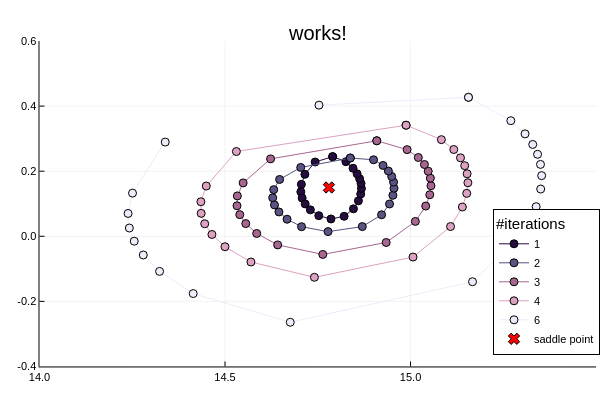

Notebook code cell kept with this figure:
### Markdown cell above
However, if we choose the `eigvecfactorinit` a little larger, e.g. setting it to `0.02` (default is `0.01`), then it works:

### Code cell
let
    beam = BeamBEOTC(Intensity1=Intensity1, Intensity2=0.01*Intensity1,
        lambda = λ, r=1, s=2, epsilon = ε, phi = 2.0)
    q = 23.
    
    ti_domain = ComplexDomain(-1.,0,0.05,0.35)*TCycle(beam);
    tr_domain = ComplexDomain(-0.6,0.25,-0.35,0.35)*TCycle(beam);
    
    saddles = find_saddles_sobol(q, b=beam, Ip = Ip, ti_cd = ti_domain, tr_cd = tr_domain, N = 150)
    i = 1
    testsaddle = saddles[i]
    @show testsaddle
    
    plt = plot(title = "works!")
    for (nidx,n) in enumerate([1,2,3,4,6])
        necklace = get_necklace(beam, Ip, q, testsaddle.ti, testsaddle.tr,
            Ncounter = n, eigvecfactorinit = 0.02)
        plot!([imag.((necklace[i].s.x, necklace[i].s.y)) for i in 1:length(necklace)], legend = false
            , color = palette(:acton,5)[nidx], marker = true
            , label = "$n"
        )
    end
    scatter!([imag.((testsaddle.ti,testsaddle.tr))], marker = (:red, :x, 5), label = "saddle point")

    plot!(legendtitle = "#iterations", legend = true, legendposition = :bottomright
        , xlims = (14,15.5), ylims = (-0.4,0.6)
    )
    
end

### Figure 1 — Plotly figure (JSON) as saved in the notebook; plotly's stock layout.template omitted (floating-point values rounded to 4 significant figures)
{"data": [{"colorbar": {"len": 0.9039, "title": "", "x": 0.9934, "y": 0.4896}, "legendgroup": "1", "line": {"color": "rgba(38, 13, 64, 1.000)", "dash": "solid", "shape": "linear", "width": 1}, "marker": {"color": "rgba(38, 13, 64, 1.000)", "line": {"color": "rgba(0, 0, 0, 1.000)", "width": 1}, "size": 8, "symbol": "circle"}, "mode": "lines+markers", "name": "1", "showlegend": true, "type": "scatter", "x": [14.79, 14.74, 14.72, 14.71, 14.7, 14.71, 14.72, 14.73, 14.75, 14.79, 14.82, 14.85, 14.86, 14.87, 14.87, 14.87, 14.86, 14.86, 14.85, 14.83, 14.79], "xaxis": "x", "y": [0.2447, 0.2283, 0.1904, 0.1596, 0.1366, 0.1175, 0.09951, 0.08119, 0.06347, 0.05327, 0.06142, 0.08439, 0.109, 0.1298, 0.1472, 0.1624, 0.1769, 0.1919, 0.2091, 0.2293, 0.2447], "yaxis": "y"}, {"colorbar": {"len": 0.9039, "title": "", "x": 0.9934, "y": 0.4896}, "legendgroup": "2", "line": {"color": "rgba(89, 84, 129, 1.000)", "dash": "solid", "shape": "linear", "width": 1}, "marker": {"color": "rgba(89, 84, 129, 1.000)", "line": {"color": "rgba(0, 0, 0, 1.000)", "width": 1}, "size": 8, "symbol": "circle"}, "mode": "lines+markers", "name": "2", "showlegend": true, "type": "scatter", "x": [14.84, 14.7, 14.65, 14.63, 14.63, 14.63, 14.65, 14.67, 14.71, 14.78, 14.87, 14.92, 14.94, 14.95, 14.96, 14.95, 14.95, 14.94, 14.93, 14.9, 14.84], "xaxis": "x", "y": [0.2405, 0.2116, 0.1746, 0.1434, 0.1184, 0.09636, 0.07487, 0.05243, 0.02945, 0.01437, 0.02977, 0.0661, 0.09928, 0.1259, 0.1478, 0.1666, 0.1838, 0.2005, 0.2178, 0.2351, 0.2405], "yaxis": "y"}, {"colorbar": {"len": 0.9039, "title": "", "x": 0.9934, "y": 0.4896}, "legendgroup": "3", "line": {"color": "rgba(167, 102, 144, 1.000)", "dash": "solid", "shape": "linear", "width": 1}, "marker": {"color": "rgba(167, 102, 144, 1.000)", "line": {"color": "rgba(0, 0, 0, 1.000)", "width": 1}, "size": 8, "symbol": "circle"}, "mode": "lines+markers", "name": "3", "showlegend": true, "type": "scatter", "x": [14.91, 14.62, 14.55, 14.53, 14.53, 14.54, 14.56, 14.59, 14.64, 14.76, 14.93, 15.01, 15.04, 15.05, 15.06, 15.05, 15.05, 15.04, 15.02, 14.99, 14.91], "xaxis": "x", "y": [0.2936, 0.2379, 0.1641, 0.1241, 0.09374, 0.06652, 0.03906, 0.008645, -0.02646, -0.05573, -0.01904, 0.04575, 0.09294, 0.1277, 0.1552, 0.1787, 0.2, 0.2206, 0.2421, 0.2663, 0.2936], "yaxis": "y"}, {"colorbar": {"len": 0.9039, "title": "", "x": 0.9934, "y": 0.4896}, "legendgroup": "4", "line": {"color": "rgba(221, 162, 194, 1.000)", "dash": "solid", "shape": "linear", "width": 1}, "marker": {"color": "rgba(221, 162, 194, 1.000)", "line": {"color": "rgba(0, 0, 0, 1.000)", "width": 1}, "size": 8, "symbol": "circle"}, "mode": "lines+markers", "name": "4", "showlegend": true, "type": "scatter", "x": [14.99, 14.53, 14.45, 14.44, 14.44, 14.45, 14.46, 14.5, 14.57, 14.74, 15.01, 15.11, 15.14, 15.15, 15.15, 15.15, 15.15, 15.13, 15.12, 15.08, 14.99], "xaxis": "x", "y": [0.3413, 0.2606, 0.1545, 0.1061, 0.0705, 0.03846, 0.005546, -0.03216, -0.07901, -0.1261, -0.06374, 0.02999, 0.08995, 0.1319, 0.1646, 0.1921, 0.217, 0.2412, 0.2667, 0.297, 0.3413], "yaxis": "y"}, {"colorbar": {"len": 0.9039, "title": "", "x": 0.9934, "y": 0.4896}, "legendgroup": "6", "line": {"color": "rgba(240, 234, 250, 1.000)", "dash": "solid", "shape": "linear", "width": 1}, "marker": {"color": "rgba(240, 234, 250, 1.000)", "line": {"color": "rgba(0, 0, 0, 1.000)", "width": 1}, "size": 8, "symbol": "circle"}, "mode": "lines+markers", "name": "6", "showlegend": true, "type": "scatter", "x": [14.34, 14.25, 14.24, 14.24, 14.26, 14.28, 14.32, 14.41, 14.68, 15.17, 15.3, 15.34, 15.35, 15.35, 15.35, 15.34, 15.33, 15.31, 15.27, 15.16, 15.16, 14.75], "xaxis": "x", "y": [0.2896, 0.1326, 0.07022, 0.02542, -0.01506, -0.05747, -0.1079, -0.176, -0.2642, -0.1396, 0.009317, 0.09097, 0.1452, 0.1864, 0.2209, 0.252, 0.2823, 0.3147, 0.3553, 0.4271, 0.4271, 0.403], "yaxis": "y"}, {"colorbar": {"len": 0.9039, "title": "", "x": 0.9934, "y": 0.4896}, "legendgroup": "saddle point", "marker": {"color": "rgba(255, 0, 0, 1.000)", "line": {"color": "rgba(0, 0, 0, 1.000)", "width": 1}, "size": 10, "symbol": "x"}, "mode": "markers", "name": "saddle point", "showlegend": true, "type": "scatter", "x": [14.78], "xaxis": "x", "y": [0.15], "yaxis": "y"}], "layout": {"annotations": [{"font": {"color": "rgba(0, 0, 0, 1.000)", "family": "sans-serif", "size": 20}, "rotation": 0, "showarrow": false, "text": "works!", "x": 0.5296, "xanchor": "center", "xref": "paper", "y": 1, "yanchor": "top", "yref": "paper"}], "height": 400, "legend": {"bgcolor": "rgba(255, 255, 255, 1.000)", "bordercolor": "rgba(0, 0, 0, 1.000)", "borderwidth": 1, "font": {"color": "rgba(0, 0, 0, 1.000)", "family": "sans-serif", "size": 11}, "title": {"font": {"color": "rgba(0, 0, 0, 1.000)", "family": "sans-serif", "size": 15}, "text": "#iterations"}, "tracegroupgap": 0, "traceorder": "normal", "x": 1, "xanchor": "right", "y": 0.07, "yanchor": "bottom"}, "margin": {"b": 20, "l": 0, "r": 0, "t": 20}, "paper_bgcolor": "rgba(255, 255, 255, 1.000)", "plot_bgcolor": "rgba(255, 255, 255, 1.000)", "showlegend": true, "width": 600, "xaxis": {"anchor": "y", "domain": [0.06582, 0.9934], "gridcolor": "rgba(0, 0, 0, 0.100)", "gridwidth": 0.5, "linecolor": "rgba(0, 0, 0, 1.000)", "mirror": false, "range": [14, 15.5], "showgrid": true, "showline": true, "showticklabels": true, "tickangle": 0, "tickcolor": "rgb(0, 0, 0)", "tickfont": {"color": "rgba(0, 0, 0, 1.000)", "family": "sans-serif", "size": 11}, "tickmode": "array", "ticks": "inside", "ticktext": ["14.0", "14.5", "15.0", "15.5"], "tickvals": [14, 14.5, 15, 15.5], "title": "", "titlefont": {"color": "rgba(0, 0, 0, 1.000)", "family": "sans-serif", "size": 15}, "type": "-", "visible": true, "zeroline": false, "zerolinecolor": "rgba(0, 0, 0, 1.000)"}, "yaxis": {"anchor": "x", "domain": [0.03762, 0.9415], "gridcolor": "rgba(0, 0, 0, 0.100)", "gridwidth": 0.5, "linecolor": "rgba(0, 0, 0, 1.000)", "mirror": false, "range": [-0.4, 0.6], "showgrid": true, "showline": true, "showticklabels": true, "tickangle": 0, "tickcolor": "rgb(0, 0, 0)", "tickfont": {"color": "rgba(0, 0, 0, 1.000)", "family": "sans-serif", "size": 11}, "tickmode": "array", "ticks": "inside", "ticktext": ["-0.4", "-0.2", "0.0", "0.2", "0.4", "0.6"], "tickvals": [-0.4, -0.2, 0, 0.2, 0.4, 0.6], "title": "", "titlefont": {"color": "rgba(0, 0, 0, 1.000)", "family": "sans-serif", "size": 15}, "type": "-", "visible": true, "zeroline": false, "zerolinecolor": "rgba(0, 0, 0, 1.000)"}}}
